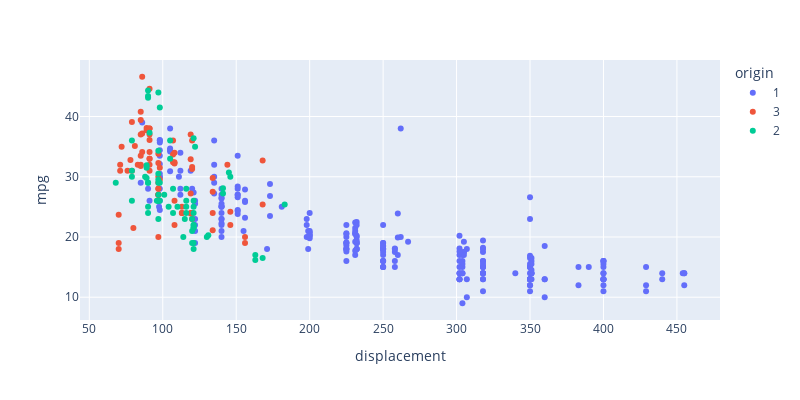

Here is the notebook cell this chart was saved with:
### Markdown cell above
Origin 1 has the highest number of weights and it's more downward sloping (lower value of mpg) than other origins

### Code cell
px.scatter(df,x='displacement',y='mpg',color='origin',width=800,height=400)

### Figure 1 — Plotly figure (JSON) as saved in the notebook; plotly's stock layout.template omitted (floating-point values rounded to 4 significant figures; data arrays with more than 128 entries replaced by an {"elided": "..."} marker saying what was removed)
{"data": [{"hovertemplate": "origin=1<br>displacement=%{x}<br>mpg=%{y}<extra></extra>", "legendgroup": "1", "marker": {"color": "#636efa", "symbol": "circle"}, "mode": "markers", "name": "1", "orientation": "v", "showlegend": true, "type": "scatter", "x": {"elided": "245 float values"}, "xaxis": "x", "y": {"elided": "245 float values"}, "yaxis": "y"}, {"hovertemplate": "origin=3<br>displacement=%{x}<br>mpg=%{y}<extra></extra>", "legendgroup": "3", "marker": {"color": "#EF553B", "symbol": "circle"}, "mode": "markers", "name": "3", "orientation": "v", "showlegend": true, "type": "scatter", "x": [113.0, 97.0, 97.0, 113.0, 71.0, 72.0, 113.0, 70.0, 97.0, 120.0, 97.0, 97.0, 108.0, 70.0, 156.0, 79.0, 71.0, 76.0, 83.0, 120.0, 108.0, 97.0, 134.0, 119.0, 91.0, 91.0, 85.0, 97.0, 156.0, 98.0, 85.0, 97.0, 97.0, 146.0, 80.0, 78.0, 85.0, 91.0, 134.0, 119.0, 134.0, 119.0, 98.0, 86.0, 85.0, 89.0, 86.0, 134.0, 120.0, 119.0, 108.0, 86.0, 85.0, 91.0, 97.0, 168.0, 70.0, 107.0, 79.0, 81.0, 97.0, 85.0, 89.0, 91.0, 107.0, 108.0, 119.0, 120.0, 168.0, 146.0, 91.0, 91.0, 120.0, 107.0, 108.0, 91.0, 91.0, 91.0, 144.0], "xaxis": "x", "y": [24.0, 27.0, 27.0, 25.0, 31.0, 35.0, 24.0, 19.0, 28.0, 23.0, 27.0, 20.0, 22.0, 18.0, 20.0, 31.0, 32.0, 31.0, 32.0, 24.0, 26.0, 29.0, 24.0, 24.0, 33.0, 33.0, 32.0, 28.0, 19.0, 31.5, 33.5, 26.0, 30.0, 22.0, 21.5, 32.8, 39.4, 36.1, 27.5, 27.2, 21.1, 23.9, 29.5, 34.1, 31.8, 38.1, 37.2, 29.8, 31.3, 37.0, 32.2, 46.6, 40.8, 44.6, 33.8, 32.7, 23.7, 32.4, 39.1, 35.1, 32.3, 37.0, 37.7, 34.1, 33.7, 32.4, 32.9, 31.6, 25.4, 24.2, 37.0, 31.0, 36.0, 36.0, 34.0, 38.0, 32.0, 38.0, 32.0], "yaxis": "y"}, {"hovertemplate": "origin=2<br>displacement=%{x}<br>mpg=%{y}<extra></extra>", "legendgroup": "2", "marker": {"color": "#00cc96", "symbol": "circle"}, "mode": "markers", "name": "2", "orientation": "v", "showlegend": true, "type": "scatter", "x": [97.0, 110.0, 107.0, 104.0, 121.0, 116.0, 79.0, 88.0, 97.0, 97.0, 121.0, 121.0, 120.0, 96.0, 97.0, 98.0, 68.0, 116.0, 114.0, 121.0, 121.0, 98.0, 79.0, 97.0, 90.0, 116.0, 79.0, 90.0, 90.0, 115.0, 120.0, 121.0, 121.0, 107.0, 116.0, 101.0, 90.0, 97.0, 130.0, 120.0, 168.0, 79.0, 97.0, 97.0, 121.0, 90.0, 131.0, 163.0, 121.0, 163.0, 89.0, 89.0, 183.0, 141.0, 91.0, 98.0, 97.0, 90.0, 90.0, 121.0, 146.0, 89.0, 122.0, 105.0, 141.0, 145.0, 105.0, 97.0], "xaxis": "x", "y": [26.0, 25.0, 24.0, 25.0, 26.0, 28.0, 30.0, 30.0, 27.0, 23.0, 18.0, 22.0, 21.0, 26.0, 26.0, 26.0, 29.0, 24.0, 20.0, 19.0, 24.0, 29.0, 26.0, 26.0, 24.0, 26.0, 31.0, 25.0, 29.0, 23.0, 23.0, 22.0, 25.0, 28.0, 25.0, 27.0, 29.0, 29.5, 20.0, 19.0, 16.5, 36.0, 29.0, 30.5, 21.5, 43.1, 20.3, 17.0, 21.6, 16.2, 31.5, 31.9, 25.4, 27.2, 37.3, 41.5, 34.3, 44.3, 43.4, 36.4, 30.0, 29.8, 35.0, 33.0, 28.1, 30.7, 36.0, 44.0], "yaxis": "y"}], "layout": {"height": 400, "legend": {"title": {"text": "origin"}, "tracegroupgap": 0}, "margin": {"t": 60}, "width": 800, "xaxis": {"anchor": "y", "domain": [0, 1], "title": {"text": "displacement"}}, "yaxis": {"anchor": "x", "domain": [0, 1], "title": {"text": "mpg"}}}}
